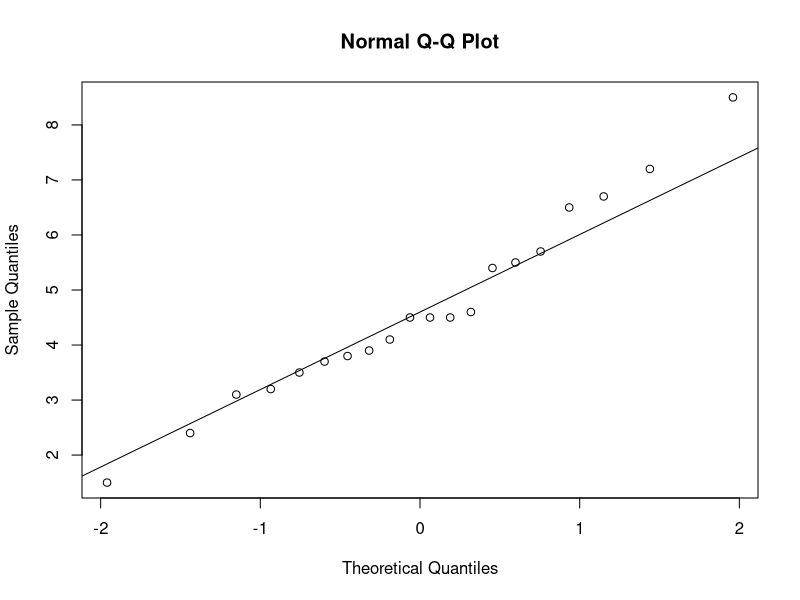
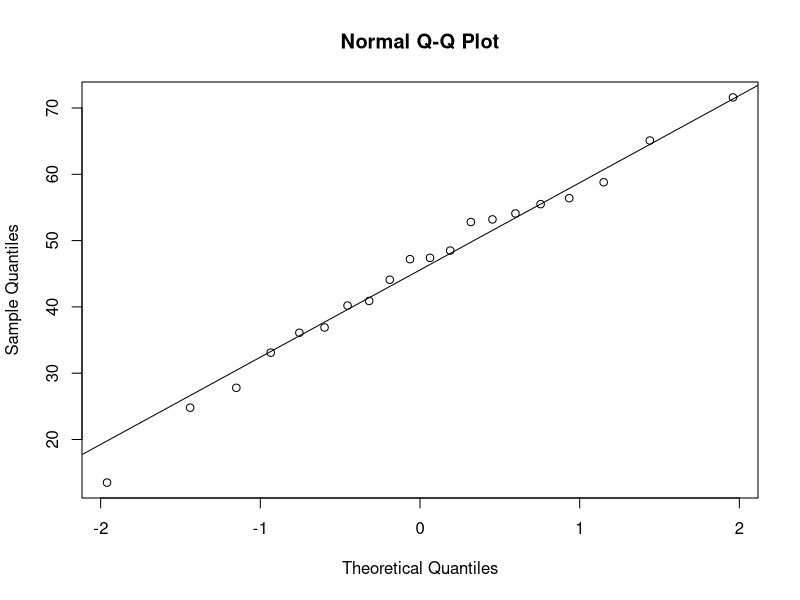
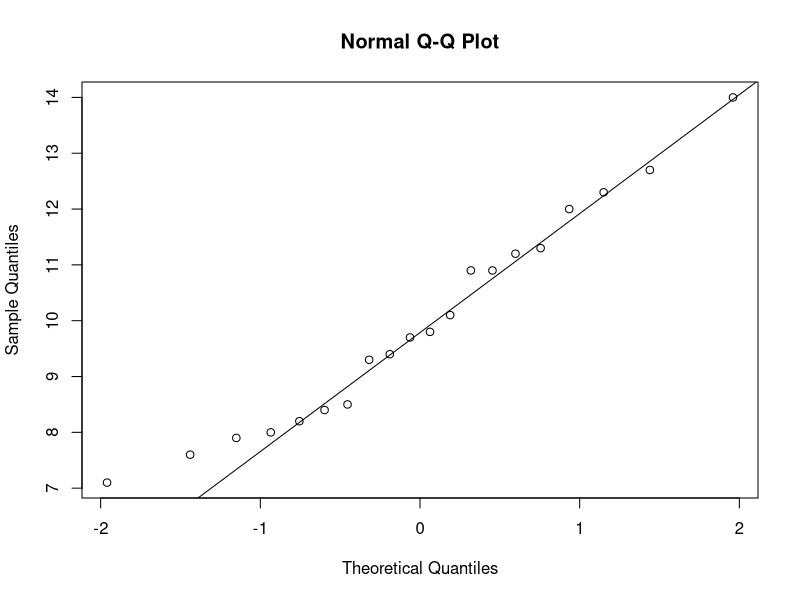
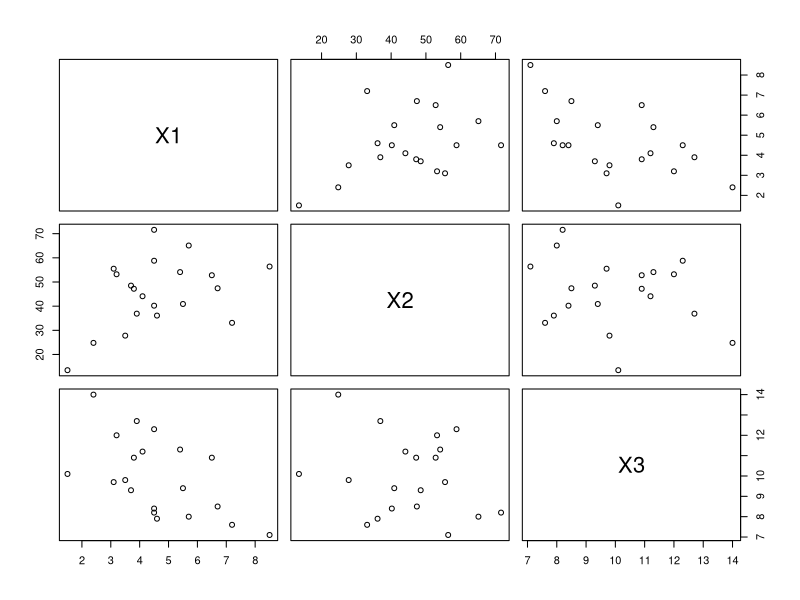
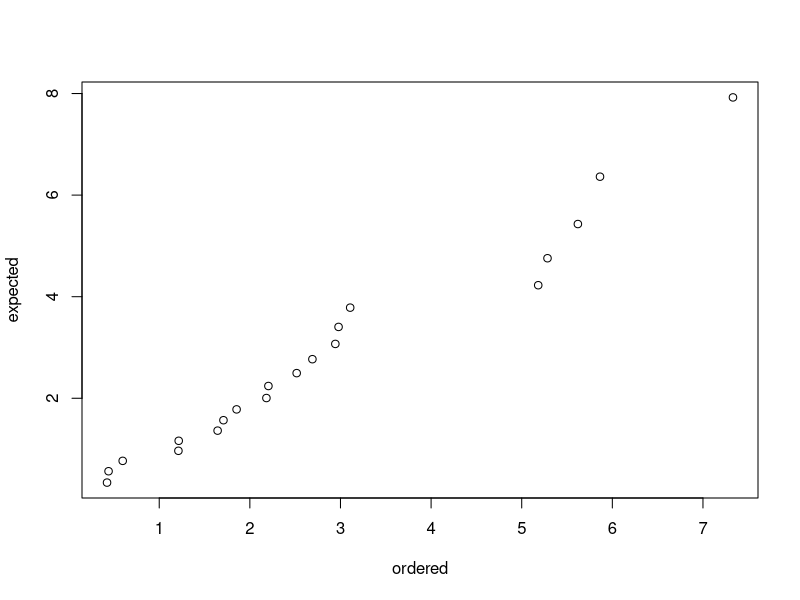

These charts were generated, in order, by the following R code:
## ---- chunk 1
knitr::opts_chunk$set(echo = TRUE)
## ---- chunk 2
data=read.table("T5-1.DAT")
n = dim(data)[1]
p = dim(data)[2]
colnames(data) <- c("X1","X2","X3")
attach(data)
## ---- chunk 3
qqnorm(X1)
qqline(X1)
qqnorm(X2)
qqline(X2)
qqnorm(X3)
qqline(X3)
## ---- chunk 4
plot(data)
## ---- chunk 5
X=as.matrix(data)
d2=c()
for (i in 1:20){
  d2<-c(d2, t(matrix(X[i,]-colMeans(X)))%*%solve(cov(X))%*%(X[i,]-colMeans(X)))
}
# ordered values
ordered <- sort(d2)
# expected values
expected <- qchisq(rank(ordered)/(length(ordered) + 1),p)
plot(ordered, expected)
## ---- chunk 6
n1 = 45
n2 = 55
p=2
alpha = 0.05
X1 = matrix(c(204.4,556.6), nrow = p)
X2 = matrix(c(130.0,355.0), nrow = p)
S1 = matrix(c(13825.3,23823.4,23823.4,73107.4), nrow=p)
S2 = matrix(c(8632.0,19616.7,19616.7,55964.5), nrow=p)
Sp = (n1-1)/(n1+n2-2)*S1+(n2-1)/(n1+n2-2)*S2 # S_pooled
T2 = 1/(1/n1+1/n2)*t(X1-X2) %*% solve(Sp) %*% (X1-X2)
# test statistic
F=(n1+n2-p-1)/(p*(n1+n2-2))*T2
F
df(1-alpha,p,n1+n2-p-1)
## ---- chunk 7
S = S1/n1+S2/n2
# test statistic
T2 = t(X1-X2) %*% solve(S) %*% (X1-X2) # H0: \mu1-\mu2=0
T2
qchisq(1-alpha,p)
## ---- chunk 8
Sp = (n1-1)/(n1+n2-2)*S1+(n2-1)/(n1+n2-2)*S2 # S_pooled
u = (2*p^2+3*p-1)/(6*(p+1)*(2-1))*(1/(n1-1)+1/(n2-1)-1/(n1+n2-2))
# test statistic
C = (1-u)*((n1+n2-2)*log(det(Sp))-(n1-1)*log(det(S1))-(n2-1)*log(det(S2)))
C
v=1/2*p*(p+1)
qchisq(1-alpha,v)
